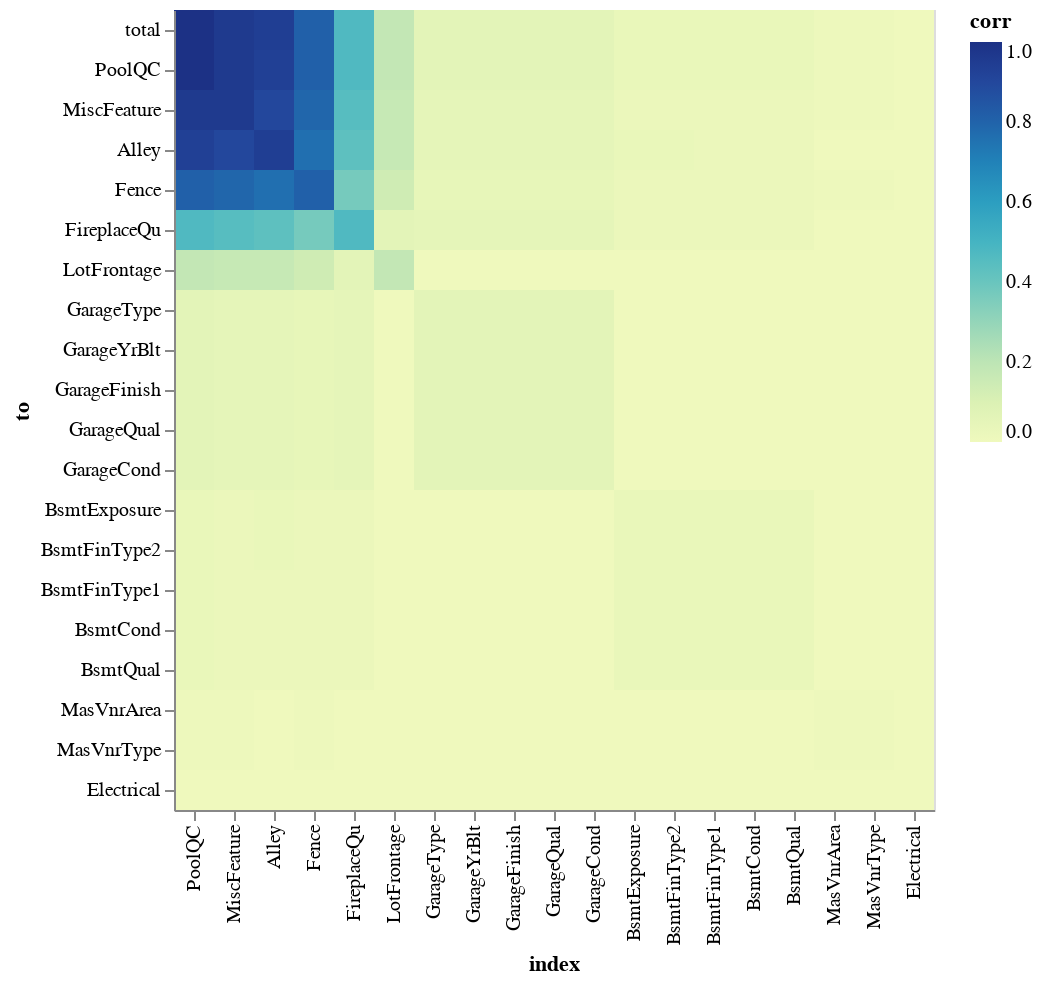

The code cell stored with this chart in its notebook:
### Code cell
import aoc
import altair as alt
df = aoc.nan_inspect(train_x).reset_index()
df = df.melt('index', var_name='to', value_name='corr')
plt.figure(figsize=(15, 15))
alt.Chart(df).mark_rect().encode(
    x=alt.X('index:O',sort=alt.EncodingSortField(field="corr", op="sum", order='descending')),
    y=alt.Y('to:O',sort=alt.EncodingSortField(field="corr", op="sum", order='descending')),
    color='corr:Q'
)

### Figure 1 — Vega-Lite specification as saved in the notebook (floating-point values rounded to 4 significant figures; data arrays with more than 128 entries replaced by an {"elided": "..."} marker saying what was removed)
{"config": {"view": {"continuousWidth": 400, "continuousHeight": 300}}, "data": {"name": "data-225b740e6196de611a6836103a99bb32"}, "mark": "rect", "encoding": {"color": {"type": "quantitative", "field": "corr"}, "x": {"type": "ordinal", "field": "index", "sort": {"field": "corr", "op": "sum", "order": "descending"}}, "y": {"type": "ordinal", "field": "to", "sort": {"field": "corr", "op": "sum", "order": "descending"}}}, "$schema": "https://vega.github.io/schema/vega-lite/v4.0.2.json", "datasets": {"data-225b740e6196de611a6836103a99bb32": {"elided": "380 records"}}}
